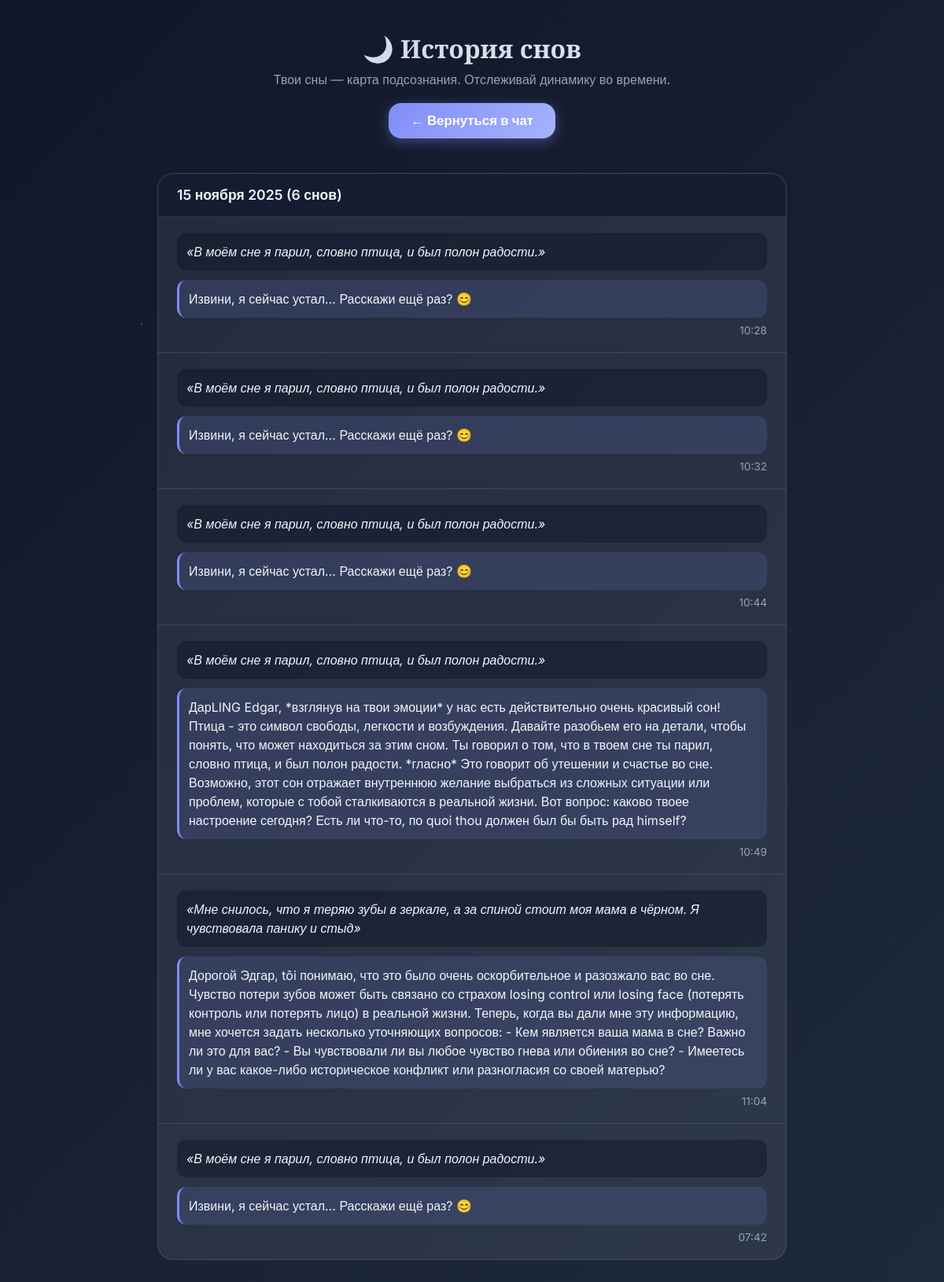
/history/ (signed in), run on the app's committed database.
### dreambot/models.py (models this page shows)
class Message(models.Model):
    session = models.ForeignKey(DreamSession, on_delete=models.CASCADE)
    is_user = models.BooleanField()
    content = models.TextField()
    audio_file = models.FileField(upload_to='audio/', blank=True, null=True)
    created_at = models.DateTimeField(auto_now_add=True)
    related_name = 'messages'

### dreambot/views.py (the view)
# urls.py: path('history/', views.history_view, name='history'),
def history_view(request):
    if not request.user.is_authenticated:
        return redirect('landing')
    sessions = DreamSession.objects.filter(user=request.user).prefetch_related(
        Prefetch('message_set', queryset=Message.objects.order_by('created_at'))
    ).order_by('-created_at')
    from collections import defaultdict
    history_by_date = defaultdict(list)
    for session in sessions:
        messages = list(session.message_set.all())
        for i in range(0, len(messages) - 1, 2):
            if messages[i].is_user and not messages[i+1].is_user:
                history_by_date[messages[i].created_at.date()].append({
                    'dream': messages[i].content,
                    'interpretation': messages[i+1].content,
                    'time': messages[i].created_at.strftime('%H:%M')
                })
    sorted_history = sorted(history_by_date.items(), key=lambda x: x[0], reverse=True)
    return render(request, 'dreambot/history.html', {'history': sorted_history})

### templates/dreambot/history.html (shortened to what this page needs)
<!DOCTYPE html>
<html lang="ru">
<head>
</head>
<body>
    <div class="container">
        <div class="header">
            <h1>🌙 История снов</h1>
            <p>Твои сны — карта подсознания. Отслеживай динамику во времени.</p>
            <a href="{% url 'chat' %}" class="chat-button">← Вернуться в чат</a>
        </div>
        {% if history %}
            {% for date, dreams in history %}
                <div class="date-section">
                    <div class="date-header">
                        {{ date|date:"d E Y" }} ({{ dreams|length }} {% if dreams|length == 1 %}сон{% elif dreams|length < 5 %}сна{% else %} снов{% endif %})
                    </div>
                    {% for item in dreams %}
                        <div class="dream-item">
                            <div class="dream-text">«{{ item.dream }}»</div>
                            <div class="interpretation-text">{{ item.interpretation }}</div>
                            <div class="time">{{ item.time }}</div>
                        </div>
                    {% endfor %}
                </div>
            {% endfor %}
        {% else %}
            <div class="empty">
                <p>Ты ещё не рассказывал(а) мне сны.<br>Вернись в <a href="{% url 'chat' %}">чат</a> и поделись первым!</p>
            </div>
        {% endif %}
    </div>
</body>
</html>

### templates/dreambot/history.html (style rules this page uses)
:root { --bg-gradient: linear-gradient(135deg, #0f172a, #1e293b); --glass-bg: rgba(255, 255, 255, 0.08); --glass-border: rgba(255, 255, 255, 0.12); --text-primary: #f1f5f9; --text-secondary: #94a3b8; --accent: #818cf8; --accent-glow: rgba(129, 140, 248, 0.4); --dream-bg: rgba(15, 23, 42, 0.5); --interpret-bg: rgba(129, 140, 248, 0.15); }
* { margin: 0; padding: 0; box-sizing: border-box; }
body { background: var(--bg-gradient); color: var(--text-primary); font-family: 'Inter', sans-serif; min-height: 100vh; display: flex; flex-direction: column; align-items: center; padding: 20px; position: relative; overflow-x: hidden; }
body::before { content: ""; position: absolute; top: 0; left: 0; right: 0; bottom: 0; background: radial-gradient(1.5px 1.5px at 15% 25%, #fff, transparent), radial-gradient(1.5px 1.5px at 75% 15%, #fff, transparent), radial-gradient(1.5px 1.5px at 40% 60%, #fff, transparent); animation: twinkle 10s infinite ease-in-out; opacity: 0.4; pointer-events: none; }
.container { width: 100%; max-width: 800px; position: relative; z-index: 2; }
.header { text-align: center; padding: 20px 0 20px 0; }
.header h1 { font-family: 'Playfair Display', serif; font-size: 2rem; margin-bottom: 8px; background: linear-gradient(to right, #cbd5e1, #e2e8f0); -webkit-background-clip: text; -webkit-text-fill-color: transparent; }
.header p { color: var(--text-secondary); font-size: 1rem; margin-bottom: 20px; }
.chat-button { display: inline-block; margin: 0 auto 24px; padding: 12px 28px; background: linear-gradient(135deg, var(--accent), #a5b4fc); color: white; font-weight: 600; font-size: 1.05rem; text-decoration: none; border-radius: 16px; box-shadow: 0 4px 16px var(--accent-glow); transition: all 0.2s ease; }
.date-section { background: var(--glass-bg); backdrop-filter: blur(16px); border: 1px solid var(--glass-border); border-radius: 20px; margin-bottom: 24px; overflow: hidden; }
.date-header { padding: 16px 24px; background: rgba(15, 23, 42, 0.7); font-weight: 600; font-size: 1.1rem; border-bottom: 1px solid var(--glass-border); }
.dream-item { padding: 20px 24px; border-bottom: 1px solid var(--glass-border); }
.dream-item:last-child { border-bottom: none; }
.dream-text { background: var(--dream-bg); padding: 12px; border-radius: 12px; margin-bottom: 12px; font-style: italic; line-height: 1.5; }
.interpretation-text { background: var(--interpret-bg); padding: 12px; border-radius: 12px; line-height: 1.5; border-left: 3px solid var(--accent); }
.time { font-size: 0.85rem; color: var(--text-secondary); margin-top: 8px; text-align: right; }

### data on the page
Message: dream "В моём сне я парил, словно птица, и был полон радости."
Message: interpretation "Извини, я сейчас устал… Расскажи ещё раз? 😊"
Message: dream "В моём сне я парил, словно птица, и был полон радости."
Message: interpretation "Извини, я сейчас устал… Расскажи ещё раз? 😊"
Message: dream "В моём сне я парил, словно птица, и был полон радости."
Message: interpretation "Извини, я сейчас устал… Расскажи ещё раз? 😊"
Message: dream "В моём сне я парил, словно птица, и был полон радости."
Message: interpretation "ДарLING Edgar, *взглянув на твои эмоции* у нас есть действительно очень красивый сон! Птица - это символ свободы, легкости и возбуждения. Давайте разобьем его на детали, чтобы понять, что может находиться за этим сном. Ты говорил о том, что в твоем сне ты парил, словно птица, и был полон радости. *гласно* Это говорит об утешении и счастье во сне. Возможно, этот сон отражает внутреннюю желание выбраться из сложных ситуации или проблем, которые с тобой сталкиваются в реальной жизни. Вот вопрос: каково твоее настроение сегодня? Есть ли что-то, по quoi thou должен был бы быть рад himself?"
Message: dream "Мне снилось, что я теряю зубы в зеркале, а за спиной стоит моя мама в чёрном. Я чувствовала панику и стыд"
Message: interpretation "Дорогой Эдгар, tôi понимаю, что это было очень оскорбительное и разозжало вас во сне. Чувство потери зубов может быть связано со страхом losing control или losing face (потерять контроль или потерять лицо) в реальной жизни. Теперь, когда вы дали мне эту информацию, мне хочется задать несколько уточняющих вопросов: - Кем является ваша мама в сне? Важно ли это для вас? - Вы чувствовали ли вы любое чувство гнева или обиения во сне? - Имеетесь ли у вас какое-либо историческое конфликт или разногласия со своей матерью?"
Message: dream "В моём сне я парил, словно птица, и был полон радости."
Message: interpretation "Извини, я сейчас устал… Расскажи ещё раз? 😊"

### other printed values
{{ date|date:"d E Y" }} "15 ноября 2025"
{{ dreams|length }} "6"
{{ item.time }} "10:28" "10:32" "10:44" "10:49" "11:04" "07:42"
